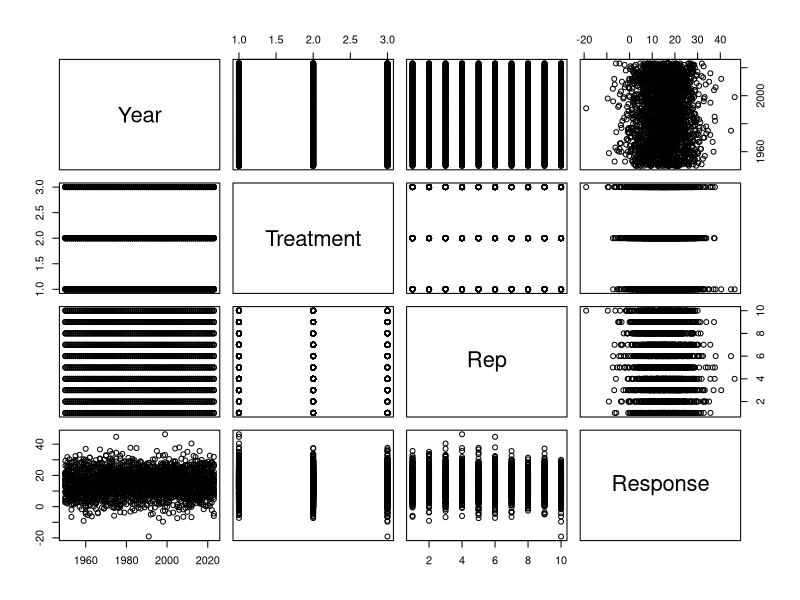
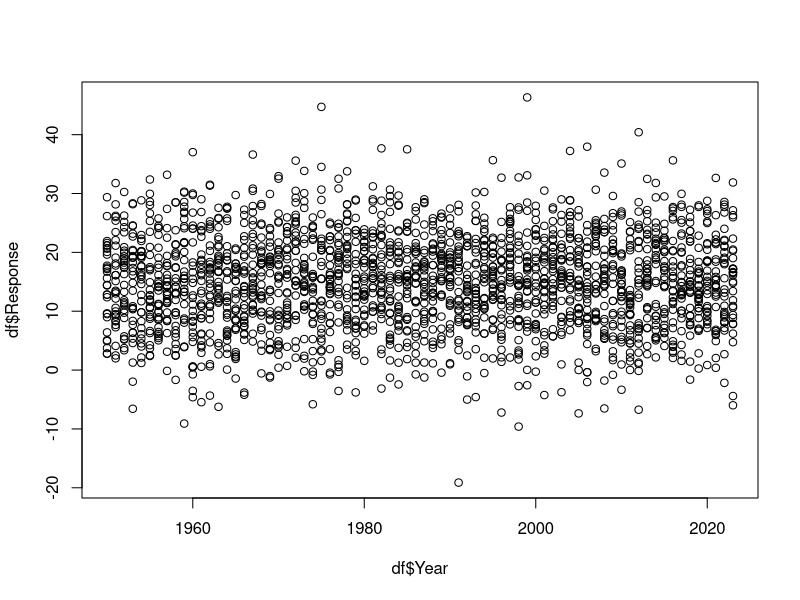
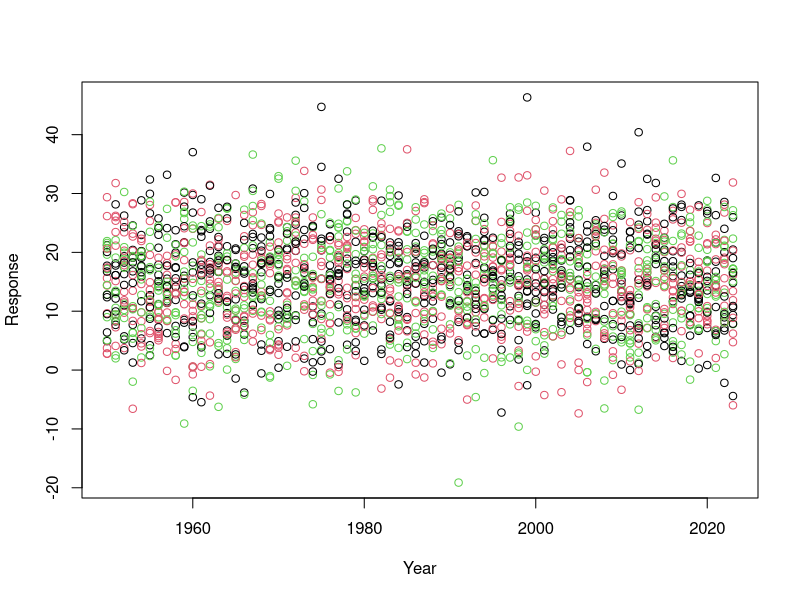
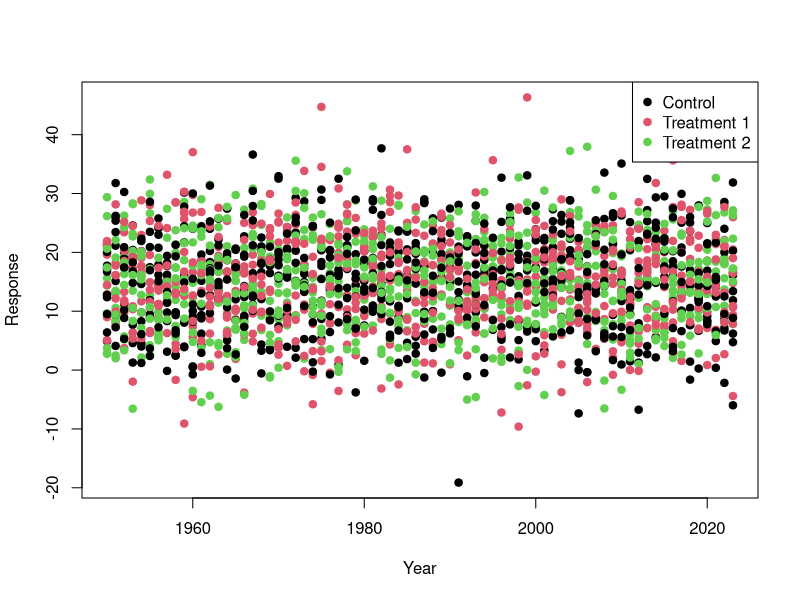
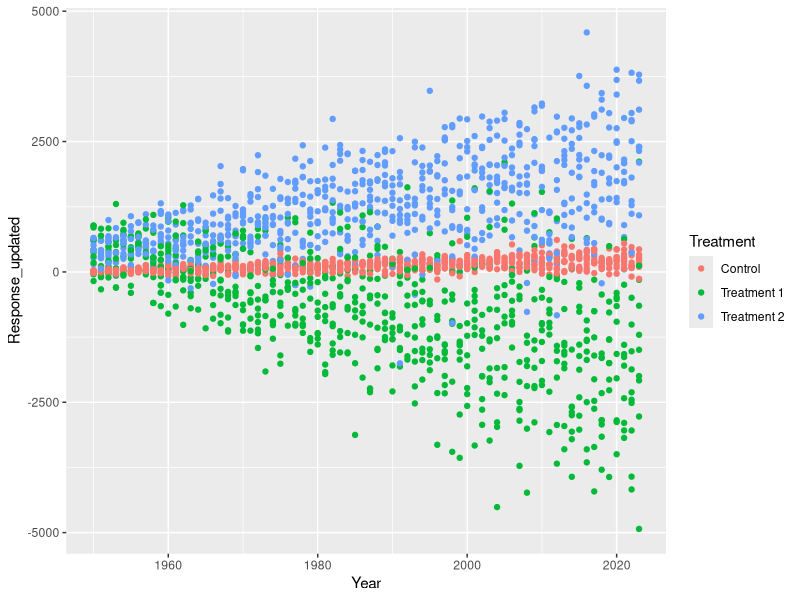
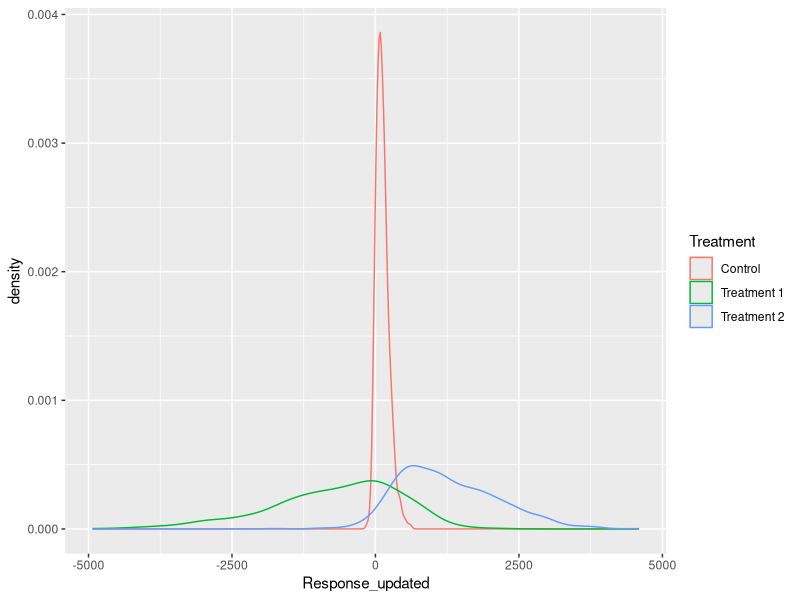
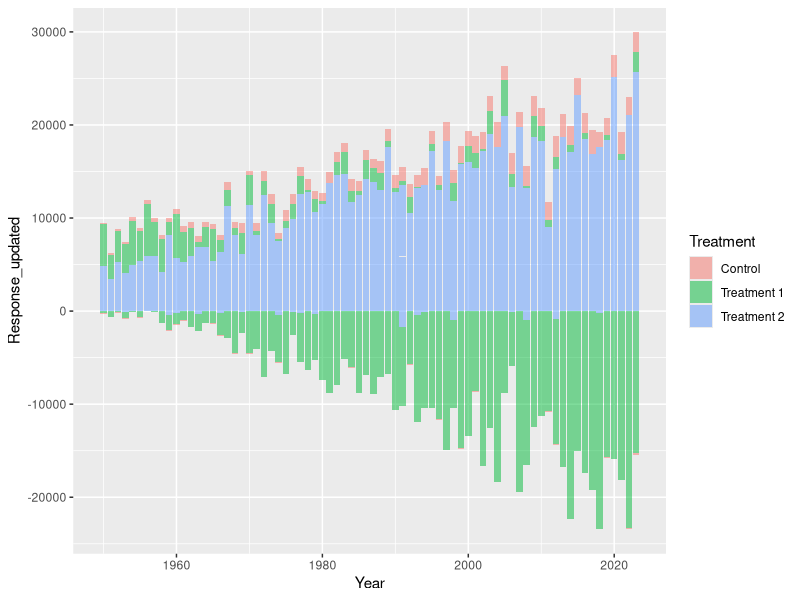
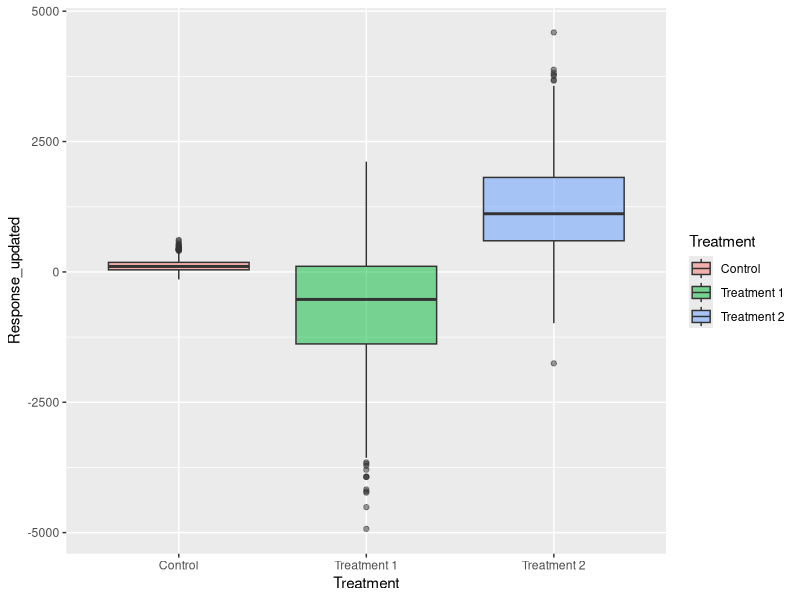

Recreate these plots in R, in order.
## ---- chunk 1
6*6
## ---- chunk 2
a<- 17
## ---- chunk 3
b<- c(1,5,5,3,7)
## ---- chunk 4
a*b
## ---- chunk 5
c<-a*b
## ---- chunk 6
c
## ---- chunk 7
 
Sequence<-seq(from=1,to=10,by=1)

## ---- chunk 8
Vector_Numeric<- c(1.3,5.8,5.122,3.00,7.12)

Vector_Integer<- as.integer(c(1,5,5,3,7)) # we change between data types with these functions 

Vector_Character<- c("This","is","A","Character Vector")

Vector_Factor<-as.factor(c("This","is","A","Character", "Vector")) # Notice how r automatically orders alphabetically if we don't tell it the order

## ---- chunk 9

Matrix_Numeric<- as.matrix(c(1.3,5.8,5.122,3.00,7.12))

Matrix_Character<- as.matrix(c("This","is","A","Character Matrix"))

## ---- chunk 10

List_Numeric<-list(c(1.3,5.8,5.122,3.00,7.12),
                   c(1,5,5,3,7))

List_From_Vectors<-list(Vector_Character,Matrix_Numeric,Matrix_Numeric)

## ---- chunk 11

df<-data.frame(Column1=c(1.3,5.8,5.122,3.00,7.12),
                       Column2=c(1,5,5,3,7),
                       Column3=Vector_Factor)

## ---- chunk 12

Array_1d<-array(c(Matrix_Numeric,c(1.3,5.8,5.122,3.00,7.12)),dim=c(5))
Array_2d<-array(c(Matrix_Numeric,c(1.3,5.8,5.122,3.00,7.12)),dim=c(5,2))
Array_3d<-array(c(Matrix_Numeric,c(1.3,5.8,5.122,3.00,7.12)),dim=c(5,2,2))

## ---- chunk 13
#install.packages("dplyr") 
## ---- chunk 14
library(dplyr) 
## ---- chunk 15
#install.packages("tidyverse") 
library(tidyverse)

Year <- seq(from=1950,to=2023,by=1)
Treatment <- c("Control","Treatment 1","Treatment 2")
Rep<- seq(from=1,to=10,by=1)
## ---- chunk 16
length(Year)
summary(Year)

length(Treatment)
summary(Treatment)

length(Rep)
summary(Rep)
## ---- chunk 17
df<-expand.grid(Year=Year,Treatment=Treatment,Rep=Rep)

class(df) # type of object

nrow(df) # number of rows

ncol(df) # number of columns

dim(df) # dimensions of object

head(df) # the first 6 rows of the df

tail(df) # the last 6 rows of the df

## ---- chunk 18
Response<-rnorm(n=nrow(df),mean = 15,sd=8) # we need the response to be same length as the df so we use nrow() for the number of values we want.
## ---- chunk 19
df$Response<-Response
## ---- chunk 20
plot(df)
## ---- chunk 21
plot(x=df$Year,y=df$Response)
## ---- chunk 22
plot(x=df$Year,y=df$Response,col=df$Treatment, xlab="Year",ylab="Response")
## ---- chunk 23

??plot()

# plot is a common function name so we have to go to the base::plot() section of the help

## ---- chunk 24

plot(x=df$Year,y=df$Response,col=unique(df$Treatment), xlab="Year",ylab="Response",pch=19)
legend(x = "topright",          # Position
       legend = unique(df$Treatment),  # Legend texts
       col = c(1,2, 3),           # point colors
       pch=19)                    # point type

## ---- chunk 25
df_1<-df %>% 
  mutate(Response_updated=case_when(Treatment=="Control"~jitter(Response)*((Year-1930)/5)-50,
                                    Treatment=="Treatment 1"~jitter(Response)*((Year-1930)*-2)+1000,
                                    Treatment=="Treatment 2"~jitter(Response)*((Year-1930)*1.5)-4))



df_1<-mutate(df,
             Response_updated=case_when(Treatment=="Control"~jitter(Response)*((Year-1930)/5)-50,
                                    Treatment=="Treatment 1"~jitter(Response)*((Year-1930)*-2)+1000,
                                    Treatment=="Treatment 2"~jitter(Response)*((Year-1930)*1.5)-4))


## ---- chunk 26
df_1_summary<-df_1 %>% 
  group_by(Treatment) %>% 
  summarise(MeanResponse=mean(Response_updated),
            SDResponse=sd(Response_updated))

df_1_summary

df_1_summary_year<-df_1 %>% 
  group_by(Treatment,Year) %>% 
  summarise(MeanResponse=mean(Response_updated),
            SDResponse=sd(Response_updated))

df_1_summary_year
## ---- chunk 27
ggplot(data=df_1)+
  geom_point(mapping=aes(x=Year,y=Response_updated,colour=Treatment))

## ---- chunk 28
ggplot(df_1)+
  geom_density(aes(x=Response_updated,colour=Treatment))

ggplot(df_1)+
  geom_col(aes(x=Year,y=Response_updated,fill=Treatment),alpha=0.5)

ggplot(df_1)+
  geom_boxplot(aes(x=Treatment,y=Response_updated,fill=Treatment),alpha=0.5)

## ---- chunk 29
ggplot()+
  geom_point(data=df_1,mapping=aes(x=Year,y=Response_updated,colour=Treatment),
             alpha=0.4)+
  geom_ribbon(data=df_1_summary_year,mapping=aes(x=Year,ymax=MeanResponse+SDResponse,
                                                 ymin=MeanResponse-SDResponse,fill=Treatment),
              alpha=0.4)+
  geom_line(data=df_1_summary_year,mapping=aes(x=Year,y=MeanResponse,colour=Treatment))
## ---- chunk 30
ggplot()+
  geom_point(data=df_1,mapping=aes(x=Year,y=Response_updated,colour=Treatment),
             alpha=0.4)+
  geom_ribbon(data=df_1_summary_year,mapping=aes(x=Year,ymax=MeanResponse+SDResponse,
                                                 ymin=MeanResponse-SDResponse,fill=Treatment),
              alpha=0.4)+
  geom_line(data=df_1_summary_year,mapping=aes(x=Year,y=MeanResponse,colour=Treatment))+
  scale_colour_manual(values=c("darkcyan","darkorange","grey30"))+
  scale_fill_manual(values=c("darkcyan","darkorange","grey30"))+
  labs(x="Year",y="Response Variable")+
  theme_classic()
## ---- chunk 31
ggplot()+
  geom_point(data=df_1,mapping=aes(x=Year,y=Response_updated,colour=Treatment),
             alpha=0.4)+
  geom_ribbon(data=df_1_summary_year,mapping=aes(x=Year,ymax=MeanResponse+SDResponse,
                                                 ymin=MeanResponse-SDResponse,fill=Treatment),
              alpha=0.4)+
  geom_line(data=df_1_summary_year,mapping=aes(x=Year,y=MeanResponse,colour=Treatment))+
  facet_wrap(~Rep, nrow=2)+
  scale_color_manual(values=c("darkcyan","darkorange","grey30"))+
  scale_fill_manual(values=c("darkcyan","darkorange","grey30"))+
  labs(x="Year",y="Response Variable")+
  theme_classic()
## ---- chunk 32
Plot_To_Save<-ggplot()+
  geom_point(data=df_1,mapping=aes(x=Year,y=Response_updated,colour=Treatment),
             alpha=0.4)+
  geom_ribbon(data=df_1_summary_year,mapping=aes(x=Year,ymax=MeanResponse+SDResponse,
                                                 ymin=MeanResponse-SDResponse,fill=Treatment),
              alpha=0.4)+
  geom_line(data=df_1_summary_year,mapping=aes(x=Year,y=MeanResponse,colour=Treatment))+
  facet_wrap(~Rep, nrow=2)+
  scale_color_manual(values=c("darkcyan","darkorange","grey30"))+
  scale_fill_manual(values=c("darkcyan","darkorange","grey30"))+
  labs(x="Year",y="Response Variable")+
  theme_classic()

ggsave("This_Is_Our_First_Saved_Plot.png", Plot_To_Save, width=10, height=10) # dont forget to put the file type at the end we will use .png

